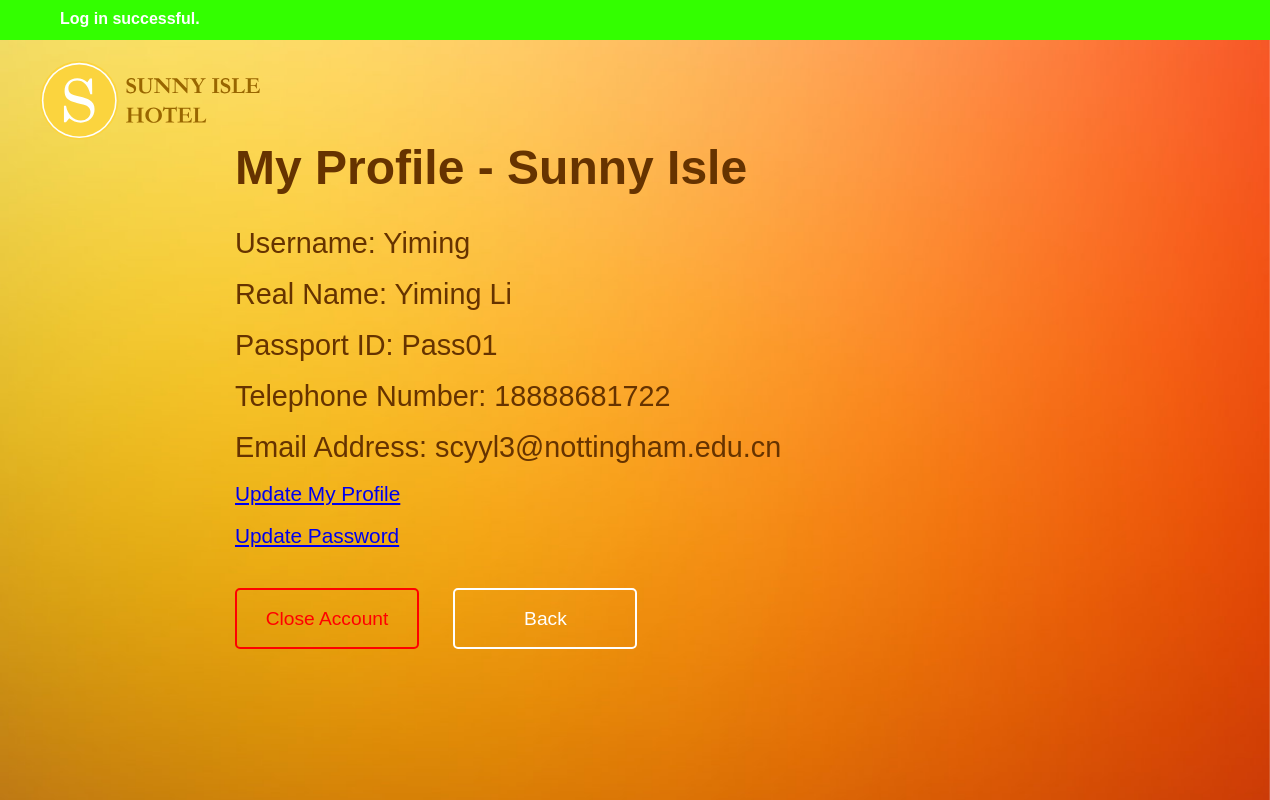
Page /user_profile/index.php (signed in) on the committed database.
### tables this page shows
CREATE TABLE user(
	username VARCHAR(64),
	password VARCHAR(64) NOT NULL,
	realname VARCHAR(64) NOT NULL,
	passport VARCHAR(32) UNIQUE NOT NULL,
	tel VARCHAR(32) NOT NULL,
	email VARCHAR(64) NOT NULL,
	CONSTRAINT userPK PRIMARY KEY (username)
)CHARACTER SET utf8;

### user_profile/index.php (the view, shortened to what this page needs)
<!DOCTYPE html>
<html>
<head>
	<link rel="stylesheet" type="text/css" href="index.css">
</head>
<body>
	<?php
		if(isset($_SESSION['notificationType'])){
			echo("<div class=\"" . $_SESSION['notificationType'] . "\" id=\"notification\">" . $_SESSION['notification'] . "</div>");
		}
	?>
	<div id="background"></div>
	<div id="home"></div>
	<div id="main">
		<?php
			if(!isset($_SESSION['userType'])){
				echo("
					<h1>You are not logged in!</h1>
					<p>You may wish to <a href=\"../user_login\">log in</a> first.</p>
				");
			}else if($_SESSION['userType'] != "user"){
				echo("<h1>You are not logged in as a user!</h1>");
			}else{
				echo("<h1>My Profile - Sunny Isle</h1>");
				try{
					$conn = new PDO("mysql:host=localhost;dbname=scyjc1", "scyjc1", "Jizhou990528");
					$conn->setAttribute(PDO::ATTR_ERRMODE, PDO::ERRMODE_EXCEPTION);
					$stmt = $conn->prepare('SELECT * FROM user WHERE username = :username');
					$stmt->bindParam(':username', $_SESSION['username']);
					$stmt->execute();
					$info = $stmt->fetch();
					echo("
						<span>Username: " . $info['username'] . "</span>
						<br><br>
						<span>Real Name: " . $info['realname'] . "</span>
						<br><br>
						<span>Passport ID: " . $info['passport'] . "</span>
						<br><br>
						<span>Telephone Number: " . $info['tel'] . "</span>
						<br><br>
						<span>Email Address: " . $info['email'] . "</span>
						<br><br>
						<a class=\"links\" href=\"update_profile\">Update My Profile</a>
						<br><br>
						<a class=\"links\" href=\"update_password\">Update Password</a>
						<br>
						<div id=\"close\">Close Account</div>
						<div id=\"back\">Back</div>
					");
				}catch(PDOException $e){
					$_SESSION['notification'] = $e->getMessage();
					$_SESSION['notificationType'] = "error";
					exit(header("Location: ../"));
				}
			}
		?>
	</div>
</body>
</html>

### user_profile/index.css (style rules this page uses)
body { font-family: sans-serif; margin: 0px; padding-bottom: 100px; }
h1 { color: #663300; font-size: 3em; }
span { color: #663300; font-size: 1.8em; }
.success { color: white; font-weight: bold; background-color: #33FF00; width: 100%; height: 30px; padding-top: 10px; padding-left: 60px; }
.links { font-size: 1.3em; }
#background { position: fixed; z-index: -1; background-image: url(images/background.jpg); background-repeat: no-repeat; background-size: 100% 100%; width: 100vw; height: 100vh; }
#home { float: left; background-image: url(images/logo.svg); background-repeat: no-repeat; background-size: 100%; background-position: center center; width: 240px; height: 80px; margin: 20px 0px 0px 40px; cursor: pointer; }
#main { width: 800px; clear: both; margin: auto; }
#close { color: red; text-align: center; display: inline-block; font-size: 1.2em; border: 2px solid red; border-radius: 5px; width: 180px; height: 39px; margin-top: 40px; margin-right: 30px; margin-bottom: 30px; padding-top: 18px; cursor: pointer; }
#back { color: white; text-align: center; display: inline-block; font-size: 1.2em; border: 2px solid white; border-radius: 5px; width: 180px; height: 39px; margin-top: 20px; margin-right: 20px; padding-top: 18px; cursor: pointer; }
::placeholder { color: red; opacity: 0.8; }

### rows in the picture
user: username "Yiming", realname "Yiming Li", passport "Pass01", tel "18888681722", email "scyyl3@nottingham.edu.cn"

### other values in the picture
$_SESSION['notification'] "Log in successful."
